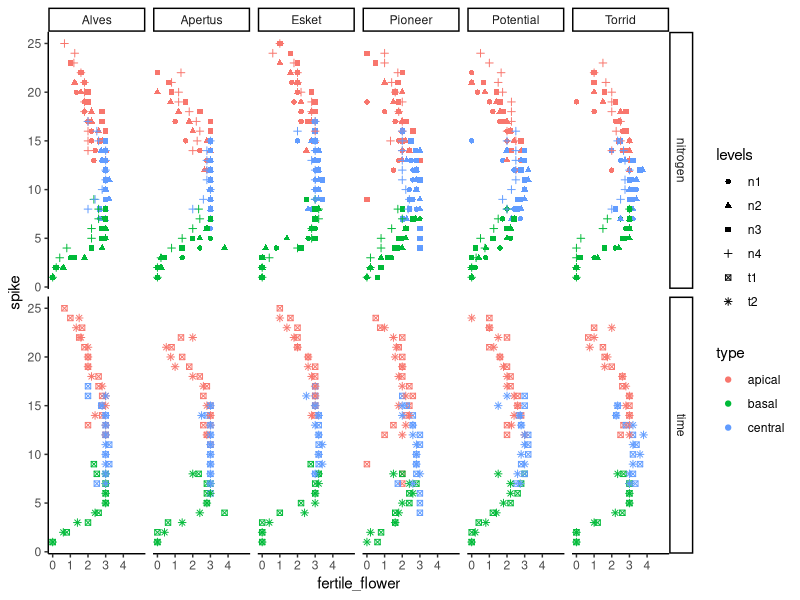

Recreate this plot in R.
## ---- chunk 1
knitr::opts_chunk$set(echo = TRUE)
library(magrittr);suppressWarnings(library(dplyr));
suppressWarnings(library(ggplot2));library(tidyr);
library(kableExtra);library(knitr);library(purrr)
options(dplyr.summarise.inform = FALSE)
data <- read.csv("../data/ear_summarized.csv")
phenology <- read.csv('../data/phenology_short.csv')
dat <-read.csv('../data/kernel_combine.csv',
               header = T,stringsAsFactors = F) %>%
  dplyr::filter(tiller=="M")

climate <- read.csv("../data/climate.csv")
## ---- chunk 2
dat %<>%
  group_by(car,var,nitrogen,time,rep) %>% 
  mutate(type=cut(spike,3) %>% as.numeric(),
         type=case_when(type==1~"basal",
                        type==2~"central",
                        T~"apical")) %>% 
  group_by(car,var,nitrogen,time,rep,type) %>% 
  dplyr::arrange(spike) %>% 
  mutate(Fl=seq(1,n())) %>% 
  dplyr::arrange(var,nitrogen,time,rep,spike)
# glimpse(dat)
## ---- chunk 3
sum.dat <- dat %>% 
  dplyr::group_by(nitrogen,time,var,rep,tiller,type) %>% 
  dplyr::summarise(
    Sp=max(spike),#total spikelet
    Fl=max(flower),# maximum floret 
    sfl=sum(flower),# total floret
    kf=sum(kernel.full),# total full kernel
    kh=sum(kernel.half),# total half kernel
    ks=sum(kernel.small),# total small kernel
    kp=kf+kh,# potential kernel number 
    fr=kf/sfl,# filling rate 
    fc=kf/kp)#potential filling rate
glimpse(sum.dat)
## ---- chunk 4
long_format <- dat %>% 
  tidyr::pivot_longer(cols=c(nitrogen,time),
                      names_to = "treatment",
                      values_to = "levels") %>% 
  group_by(spike,var,treatment,levels,type,rep) %>%
  summarise(fertile_flower=max(kernel.full)) %>% 
  group_by(spike,var,treatment,levels,type) %>%
  summarise(fertile_flower=mean(fertile_flower))

long_format%>% 
  filter(fertile_flower<10) %>% 
  ggplot(aes(fertile_flower,spike,color=type,shape=levels))+
  geom_point()+
  facet_grid(treatment~var)+
  theme_classic()+
  scale_x_continuous(limits = c(0,5),breaks=seq(0,4))
